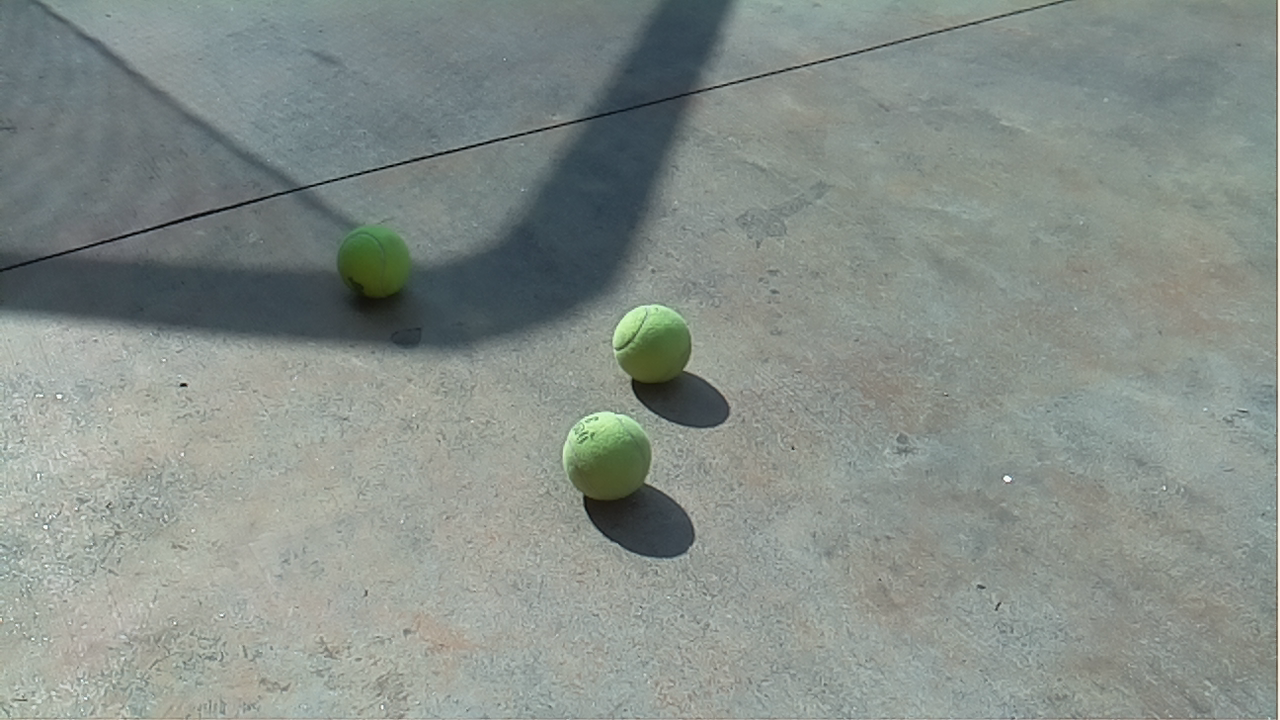
//> input picture general-testing/vision/new_images/image_1.png, 1280 x 720 px, given in place of the camera
$ ./houghDetect   (built with g++ and OpenCV 4)
//> lines starting //> are read from the running program, lines starting //| are printed output that depends on the picture; after the words box and inside, x2 and y2 are one past the last pixel; in counts of white or black regions, pixels touching at a corner belong together

#include "opencv2/imgcodecs.hpp"
#include "opencv2/highgui.hpp"
#include "opencv2/imgproc.hpp"
using namespace cv;
using namespace std;
int main(int argc, char** argv)
{
    VideoCapture cap(0);


    int height(1080);
    int width(1920);


    cap.set(cv::CAP_PROP_FRAME_HEIGHT, height);
    cap.set(cv::CAP_PROP_FRAME_WIDTH, width);
    cap.set(cv::CAP_PROP_FOURCC, 0x21);
    cap.set(cv::CAP_PROP_FPS, 30);


    while(1){
        Mat src;
        cap.grab();
        cap.retrieve(src);

    //src = imread("images/view3.jpg");
    Mat gray;
    cvtColor(src, gray, COLOR_BGR2GRAY);
    blur(gray, gray, Size(3,3));


    Canny(gray, gray, 100, 300, 3);
    Mat kernel = getStructuringElement(MORPH_RECT, Size(15, 15));

    dilate(gray, gray, kernel);

    kernel = getStructuringElement(MORPH_RECT, Size(3, 3));
    erode(gray, gray, kernel);

    blur(gray, gray, Size(5,5));

    vector<Vec3f> circles;

    HoughCircles(gray, circles, HOUGH_GRADIENT, 1,
                 gray.rows/4,  // change this value to detect circles with different distances to each other
                 110, 23, 1, 120 // change the last two parameters
            // (min_radius & max_radius) to detect larger circles
    );
    for( size_t i = 0; i < circles.size(); i++ )
    {
        Vec3i c = circles[i];
        Point center = Point(c[0], c[1]);
        // circle center
        circle( src, center, 1, Scalar(0,100,100), 3, LINE_AA);
        // circle outline
        int radius = c[2];
        circle( src, center, radius, Scalar(255,0,255), 3, LINE_AA);
    }
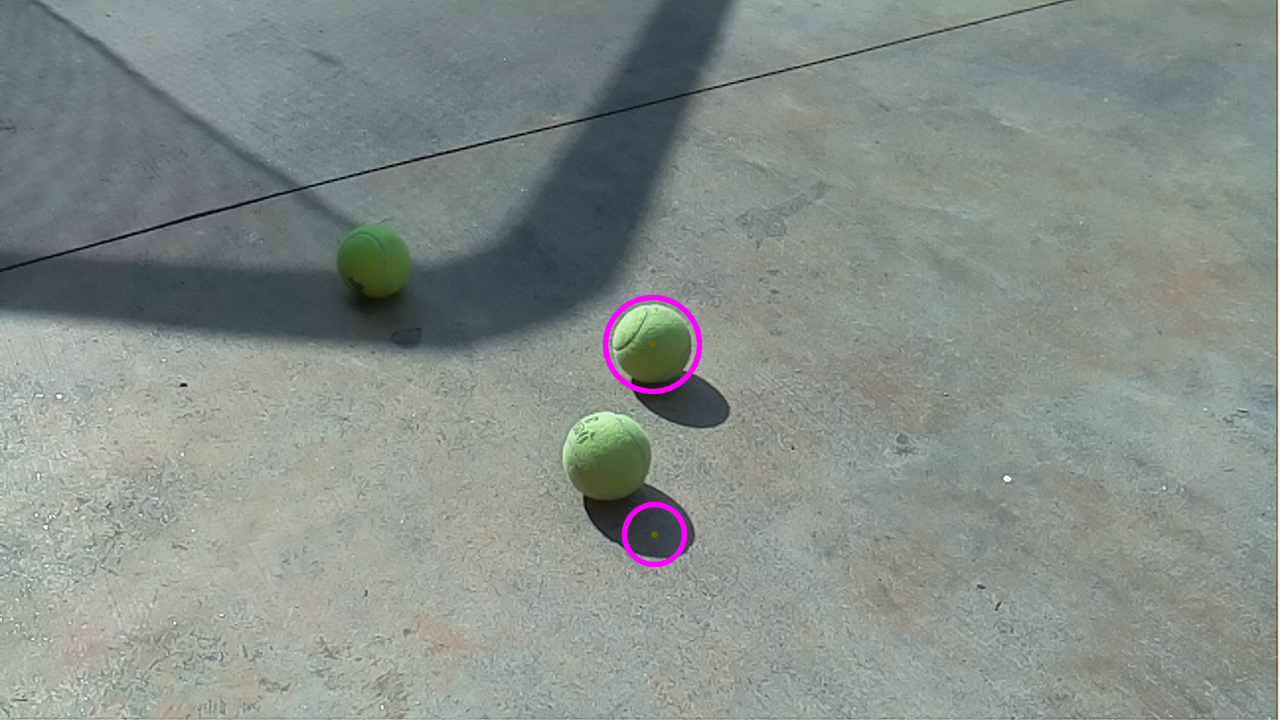
//> src: 720 rows x 1280 cols, CV_8UC3; 0.38% of pixels changed, all inside (x1, y1, x2, y2) = (602, 294, 703, 568)
    resize(src,src,Size(),.25,.25);
    resize(gray,gray,Size(),.25,.25);
    imshow("detected circles", src);
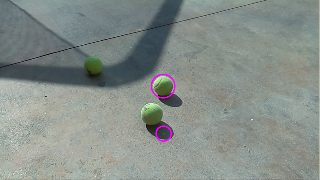
//> window 'detected circles': 180 rows x 320 cols, CV_8UC3; mean B, G, R 137.5, 142.4, 134.6
    imshow("img view", gray);
    char c=(char)waitKey(1);
//> the Esc key is pressed
    if(c==27) break;

  }


}

$ run again, on general-testing/vision/new_images/image_10.png
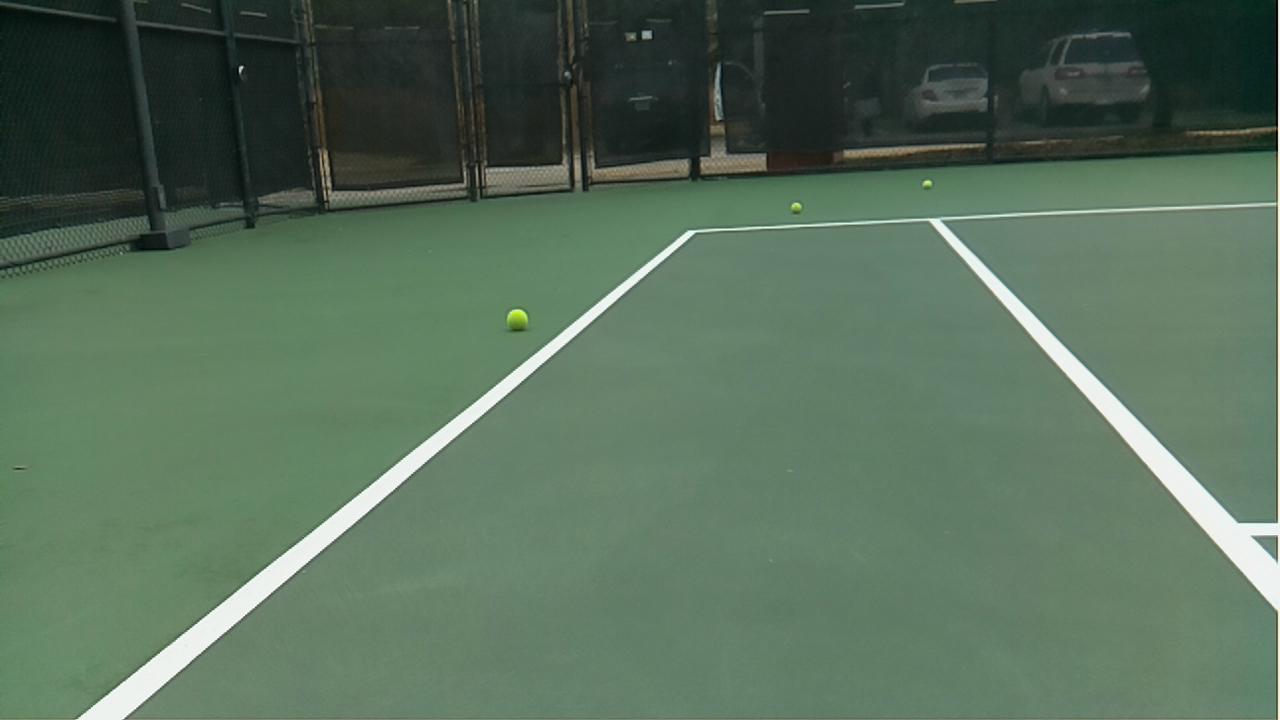
//> input picture general-testing/vision/new_images/image_10.png, 1280 x 720 px, given in place of the camera
//> `imshow("detected circles", src);`:
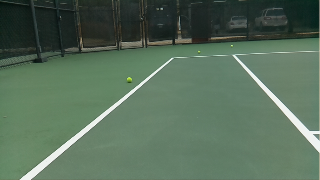
//> window 'detected circles': 180 rows x 320 cols, CV_8UC3; mean B, G, R 90.3, 109.7, 87
//> `imshow("img view", gray);`:
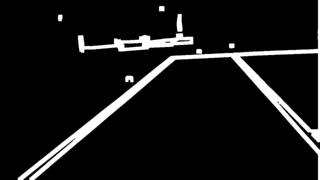
//> window 'img view': 180 rows x 320 cols, CV_8UC1; min 0, max 255, mean 21.2

$ run again, on general-testing/vision/new_images/image_11.png
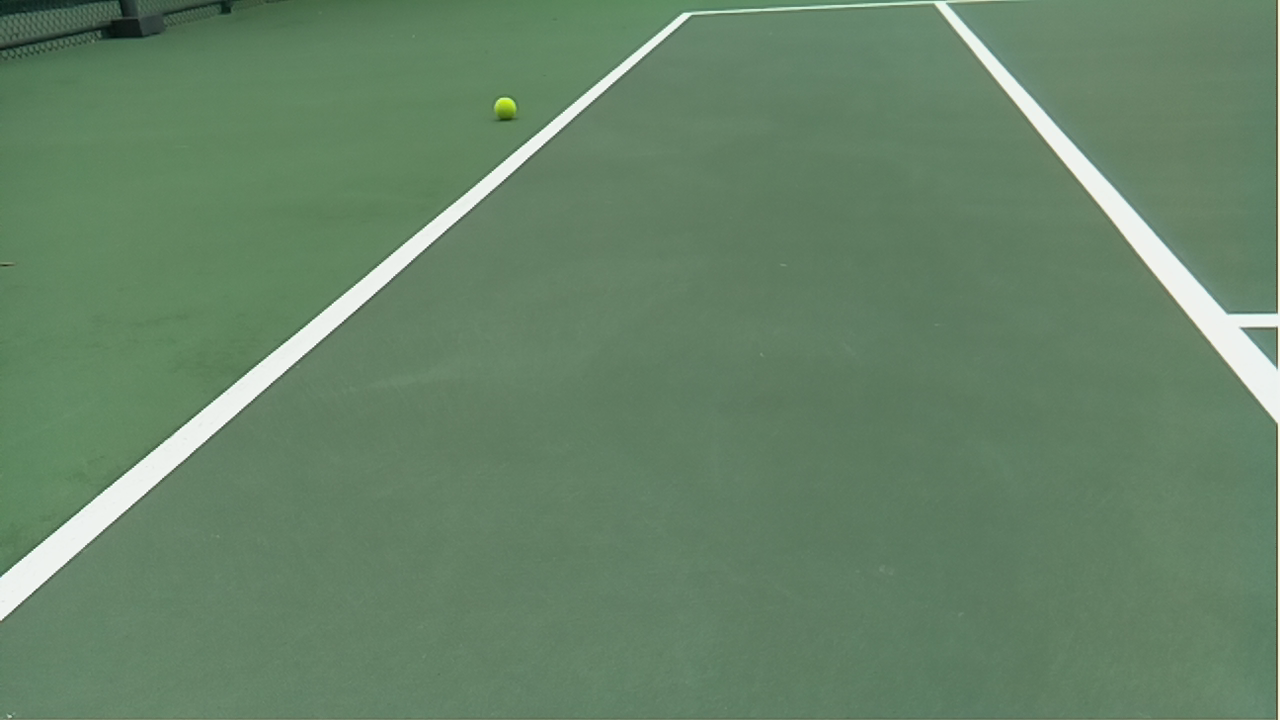
//> input picture general-testing/vision/new_images/image_11.png, 1280 x 720 px, given in place of the camera
//> `imshow("detected circles", src);`:
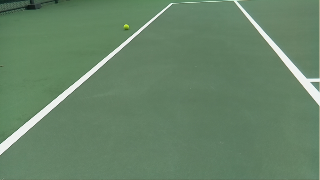
//> window 'detected circles': 180 rows x 320 cols, CV_8UC3; mean B, G, R 103.7, 131.2, 102.2

$ run again, on general-testing/vision/new_images/image_12.png
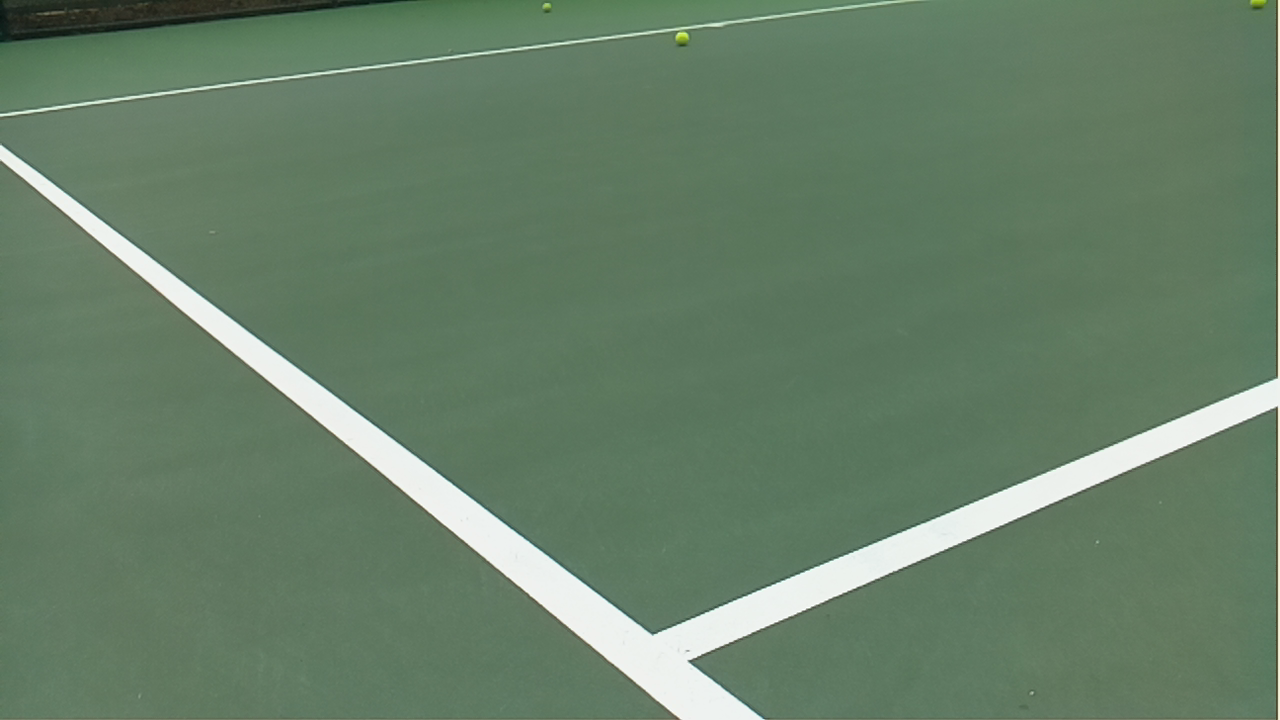
//> input picture general-testing/vision/new_images/image_12.png, 1280 x 720 px, given in place of the camera
//> `imshow("detected circles", src);`:
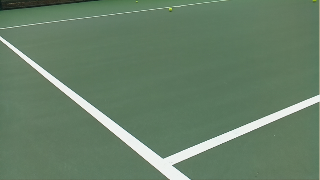
//> window 'detected circles': 180 rows x 320 cols, CV_8UC3; mean B, G, R 103.7, 127.2, 102.5
//> `imshow("img view", gray);`:
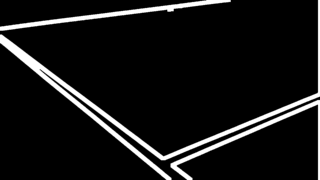
//> window 'img view': 180 rows x 320 cols, CV_8UC1; min 0, max 255, mean 21
